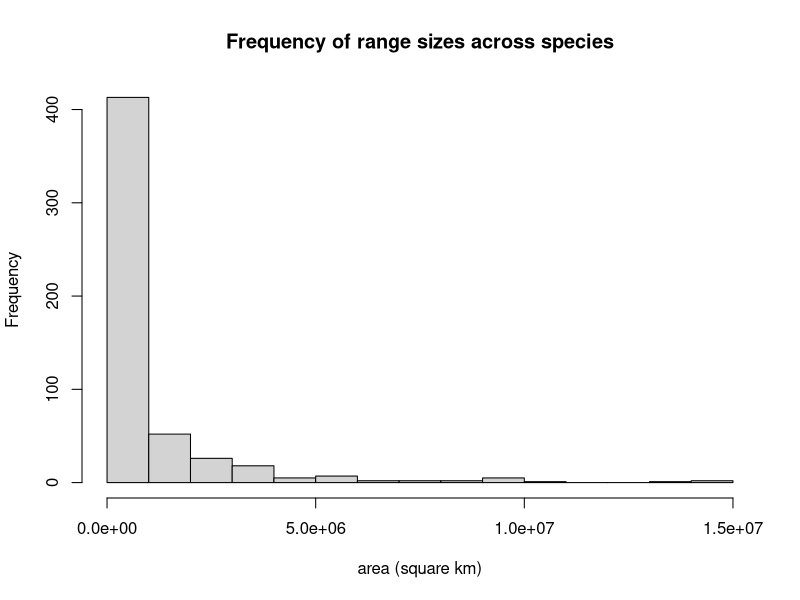
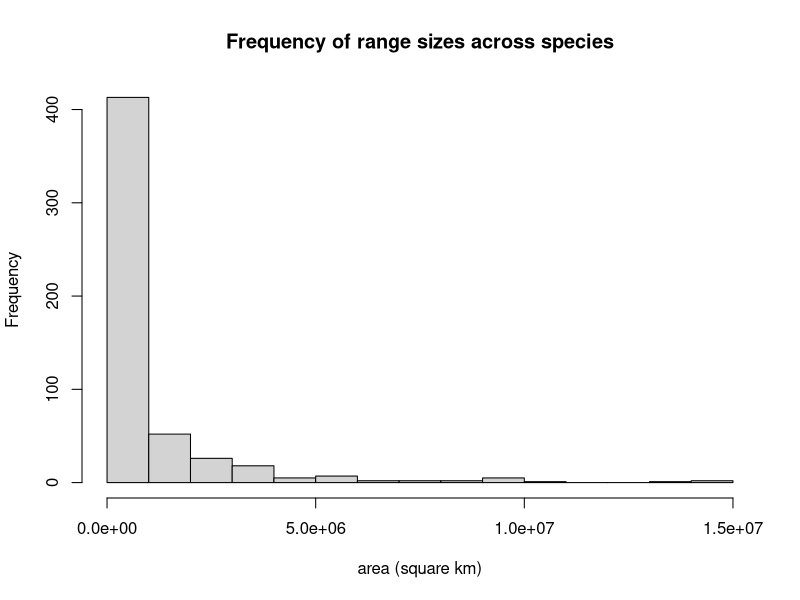
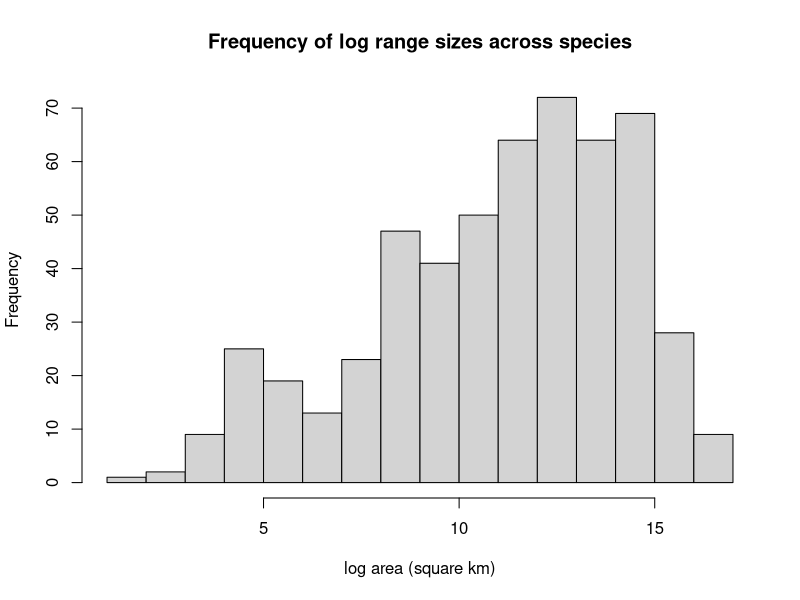
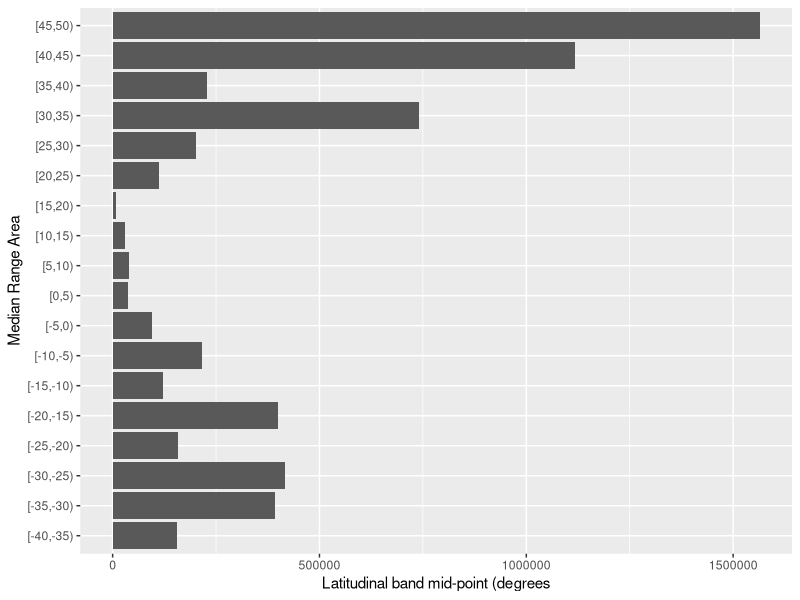
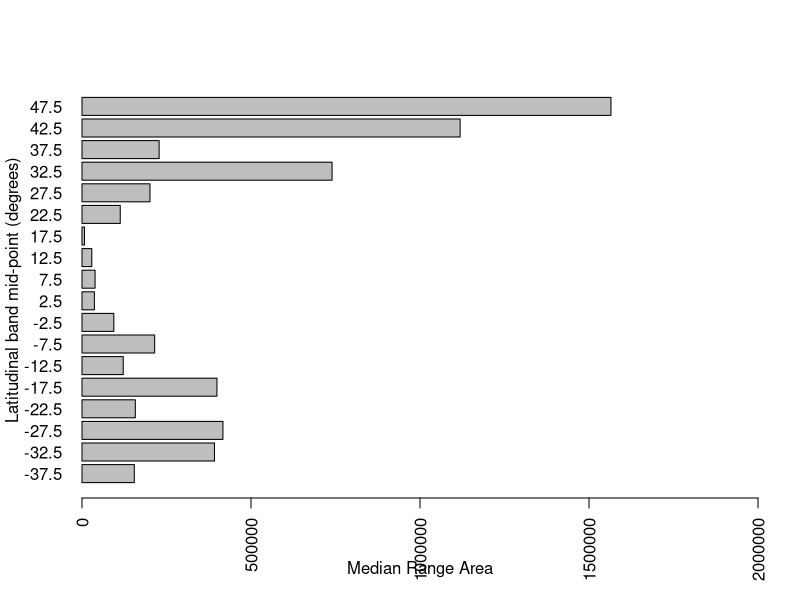
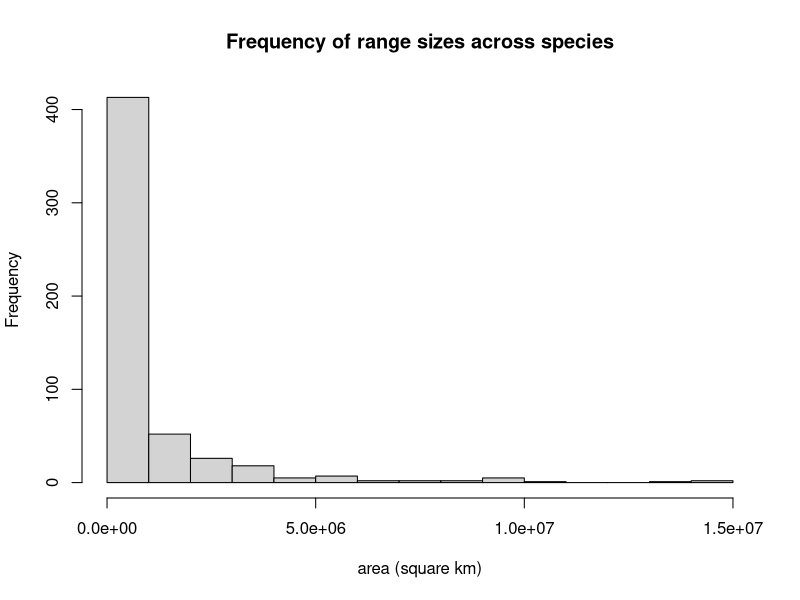
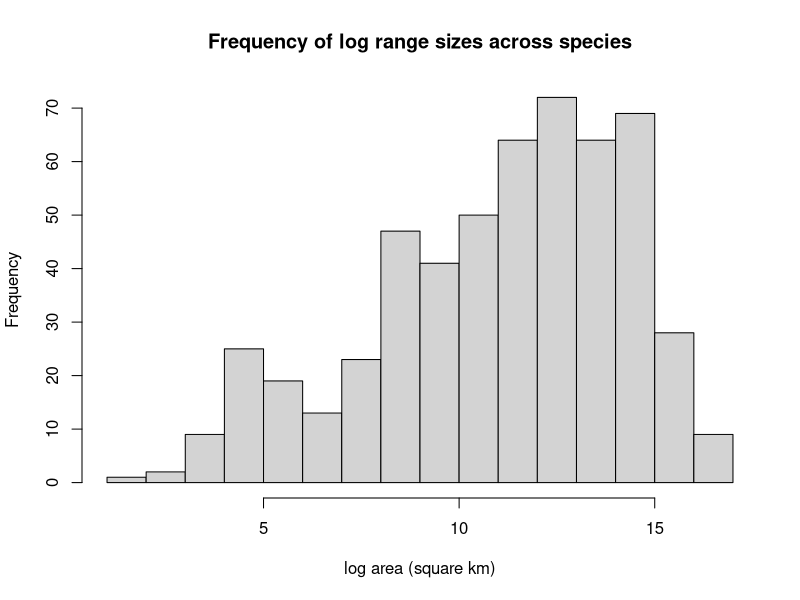
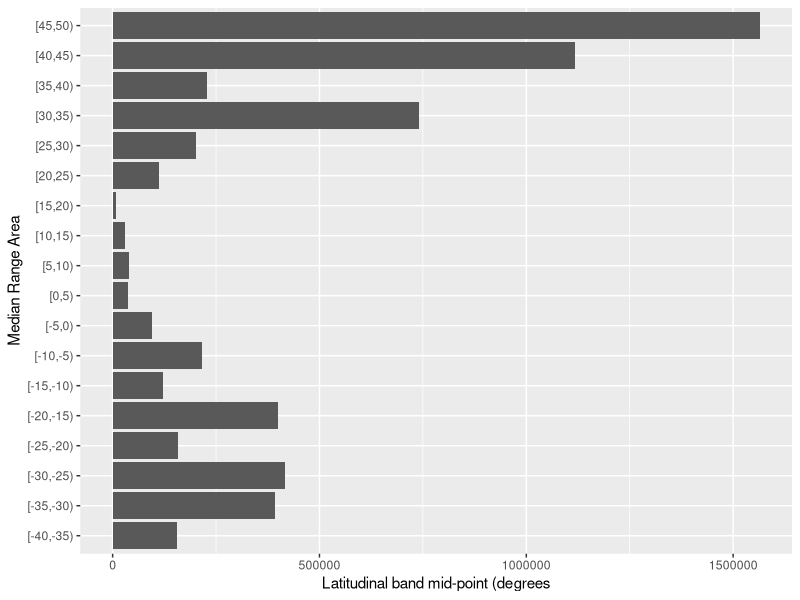

These figures' R source, in order:
#Reproducing data from the paper Rapoport's rule and determinants of species range size in snakes

#Library----------------------------------------------------------
library(ggplot2)
library(tidyverse)

#Read Data------------------------------------------------------------------------
Species_range <- read.csv("./Snake_data/species_range.csv")

#Plots-----------------------------------------------------------
#Reproducing sub figures a,b, and d from figure 1
#fig 1a
Species_range$area <- exp(Species_range$log_area) #convert log area to area
fig_1a<- hist(Species_range$area, xlab="area (square km)", main = "Frequency of range sizes across species")
fig_1a
#hist with internal conversion of log area to area
hist(exp(Species_range$log_area), xlab="area (square km)", main="Frequency of range sizes across species") 

#fig 1b
fig_1b <- hist(Species_range$log_area, xlab="log area (square km)", main="Frequency of log range sizes across species")

#fig 1d
cutpoints <- c(seq(-40,50, by=5)) #define ylim range

Species_range$mid_lat_bins<-cut(Species_range$mid_latitude,cutpoints,right = FALSE) #cut function divides range of x into intervals as defined by cutpoints and mid_lat

MidLat_Range_Area<-
  Species_range %>% 
  group_by(mid_lat_bins) %>% 
  summarise(median_range_area=median(exp(log_area)))

## Using ggplot 
fig_1d <- ggplot(data=MidLat_Range_Area,aes(mid_lat_bins,median_range_area)) +
  geom_col() + 
  coord_flip()+
  xlab ("Median Range Area")+
  ylab ("Latitudinal band mid-point (degrees")
fig_1d

## Using barplot function 
ttlabels <- c(seq(-37.5,47.5, by=5))
barplot(MidLat_Range_Area$median_range_area,
        horiz = TRUE,
        names.arg = ttlabels, 
        las=2, xlim=c(0,2000000), xlab="Median Range Area", ylab="Latitudinal band mid-point (degrees)")

#print sub figures a,b, and d of figure 1 onto pdf
pdf("./Plots/Bohm_Figure1.pdf")
hist(Species_range$area, xlab="area (square km)", main = "Frequency of range sizes across species")
hist(Species_range$log_area, xlab="log area (square km)", main="Frequency of log range sizes across species")
fig_1d
dev.off()


#